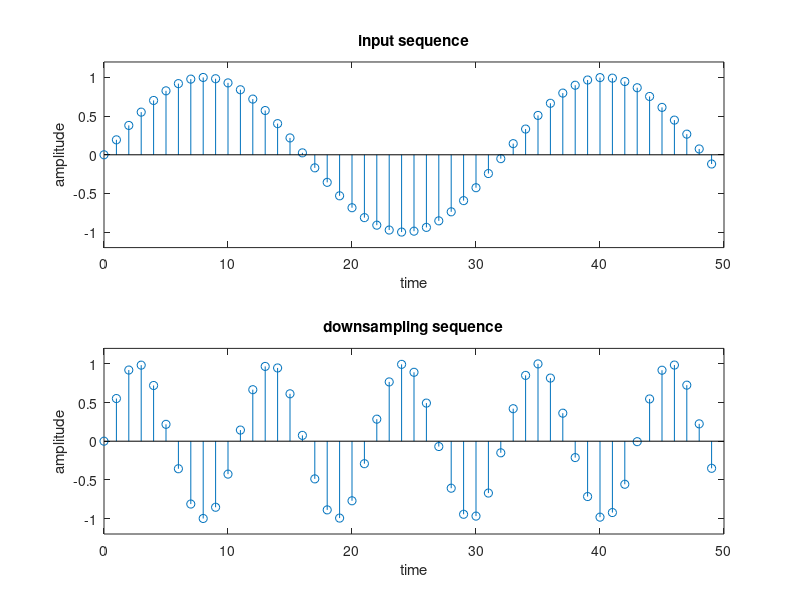

Recreate this plot in MATLAB.
clc;
clear all;
close all;
n=0:49;
m=0:(50*3)-1;
x=sin(2*pi*0.031*m);
y=x([1:3:length(x)]);
subplot(211)
stem(n,x(1:50))
axis([0,50,-1.2,1.2]);
title('input sequence');
xlabel('time');
ylabel('amplitude');
subplot(212)
stem(n,y)
axis([0,50,-1.2,1.2]);
title('downsampling sequence');
xlabel('time');
ylabel('amplitude');